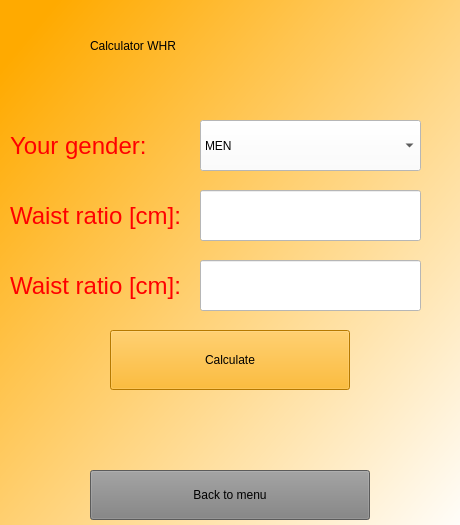
<?xml version="1.0" encoding="UTF-8"?>
<ui version="4.0">
 <class>Whr</class>
 <widget class="QWidget" name="Whr">
  <property name="geometry">
   <rect>
    <x>0</x>
    <y>0</y>
    <width>460</width>
    <height>525</height>
   </rect>
  </property>
  <property name="minimumSize">
   <size>
    <width>460</width>
    <height>525</height>
   </size>
  </property>
  <property name="maximumSize">
   <size>
    <width>460</width>
    <height>525</height>
   </size>
  </property>
  <property name="windowTitle">
   <string>Form</string>
  </property>
  <property name="styleSheet">
   <string notr="true">background-color: qlineargradient(spread:pad, x1:0.057, y1:0.068, x2:1, y2:1, stop:0 rgba(255, 170, 0, 255), stop:1 rgba(255, 255, 255, 255));</string>
  </property>
  <widget class="QStackedWidget" name="stackedWidget">
   <property name="geometry">
    <rect>
     <x>0</x>
     <y>0</y>
     <width>460</width>
     <height>550</height>
    </rect>
   </property>
   <property name="minimumSize">
    <size>
     <width>460</width>
     <height>550</height>
    </size>
   </property>
   <property name="maximumSize">
    <size>
     <width>460</width>
     <height>550</height>
    </size>
   </property>
   <property name="styleSheet">
    <string notr="true">background-color: qlineargradient(spread:pad, x1:0.057, y1:0.068, x2:1, y2:1, stop:0 rgba(255, 170, 0, 255), stop:1 rgba(255, 255, 255, 255));</string>
   </property>
   <widget class="QWidget" name="page">
    <property name="minimumSize">
     <size>
      <width>0</width>
      <height>0</height>
     </size>
    </property>
    <property name="maximumSize">
     <size>
      <width>16777215</width>
      <height>16777215</height>
     </size>
    </property>
    <property name="styleSheet">
     <string notr="true">background-color: qlineargradient(spread:pad, x1:0.057, y1:0.068, x2:1, y2:1, stop:0 rgba(255, 170, 0, 255), stop:1 rgba(255, 255, 255, 255));</string>
    </property>
    <widget class="QLabel" name="label">
     <property name="geometry">
      <rect>
       <x>90</x>
       <y>20</y>
       <width>291</width>
       <height>51</height>
      </rect>
     </property>
     <property name="styleSheet">
      <string notr="true">color:black;
font: 30pt &quot;MS Shell Dlg2&quot;;
background-color:transparent;</string>
     </property>
     <property name="text">
      <string>Calculator WHR</string>
     </property>
    </widget>
    <widget class="QLabel" name="label_2">
     <property name="geometry">
      <rect>
       <x>10</x>
       <y>120</y>
       <width>151</width>
       <height>51</height>
      </rect>
     </property>
     <property name="styleSheet">
      <string notr="true">color:red;
font:24px;
background-color:transparent;</string>
     </property>
     <property name="text">
      <string>Your gender: </string>
     </property>
    </widget>
    <widget class="QLabel" name="label_3">
     <property name="geometry">
      <rect>
       <x>10</x>
       <y>190</y>
       <width>201</width>
       <height>51</height>
      </rect>
     </property>
     <property name="styleSheet">
      <string notr="true">color:red;
font:24px;
background-color:transparent;</string>
     </property>
     <property name="text">
      <string>Waist ratio [cm]:</string>
     </property>
    </widget>
    <widget class="QLabel" name="label_4">
     <property name="geometry">
      <rect>
       <x>10</x>
       <y>260</y>
       <width>201</width>
       <height>51</height>
      </rect>
     </property>
     <property name="styleSheet">
      <string notr="true">color:red;
font:24px;
background-color:transparent;</string>
     </property>
     <property name="text">
      <string>Waist ratio [cm]:</string>
     </property>
    </widget>
    <widget class="QLineEdit" name="lineEdit">
     <property name="geometry">
      <rect>
       <x>200</x>
       <y>190</y>
       <width>221</width>
       <height>51</height>
      </rect>
     </property>
     <property name="styleSheet">
      <string notr="true">FONT-SIZE:24PX;
background-color: WHITE;</string>
     </property>
    </widget>
    <widget class="QLineEdit" name="lineEdit_2">
     <property name="geometry">
      <rect>
       <x>200</x>
       <y>260</y>
       <width>221</width>
       <height>51</height>
      </rect>
     </property>
     <property name="styleSheet">
      <string notr="true">FONT-SIZE:24PX;
background-color: WHITE;</string>
     </property>
    </widget>
    <widget class="QComboBox" name="comboBox">
     <property name="geometry">
      <rect>
       <x>200</x>
       <y>120</y>
       <width>221</width>
       <height>51</height>
      </rect>
     </property>
     <property name="styleSheet">
      <string notr="true">FONT-SIZE:24PX;
background-color: WHITE;</string>
     </property>
     <item>
      <property name="text">
       <string>MEN</string>
      </property>
     </item>
     <item>
      <property name="text">
       <string>WOMEN</string>
      </property>
     </item>
    </widget>
    <widget class="QPushButton" name="pushButton_calculate">
     <property name="geometry">
      <rect>
       <x>110</x>
       <y>330</y>
       <width>240</width>
       <height>60</height>
      </rect>
     </property>
     <property name="minimumSize">
      <size>
       <width>240</width>
       <height>60</height>
      </size>
     </property>
     <property name="maximumSize">
      <size>
       <width>240</width>
       <height>60</height>
      </size>
     </property>
     <property name="styleSheet">
      <string notr="true">background-color:rgb(255, 170, 0);
font:italic 16pt &quot;Noto Serif Light&quot;;</string>
     </property>
     <property name="text">
      <string>Calculate</string>
     </property>
    </widget>
    <widget class="QPushButton" name="pushButton_back_to_menu">
     <property name="geometry">
      <rect>
       <x>90</x>
       <y>470</y>
       <width>280</width>
       <height>50</height>
      </rect>
     </property>
     <property name="minimumSize">
      <size>
       <width>280</width>
       <height>50</height>
      </size>
     </property>
     <property name="maximumSize">
      <size>
       <width>280</width>
       <height>50</height>
      </size>
     </property>
     <property name="styleSheet">
      <string notr="true">background-color:grey;
font:italic 16pt &quot;Noto Serif Light&quot;;</string>
     </property>
     <property name="text">
      <string>Back to menu</string>
     </property>
    </widget>
   </widget>
  </widget>
 </widget>
 <resources/>
 <connections/>
</ui>
